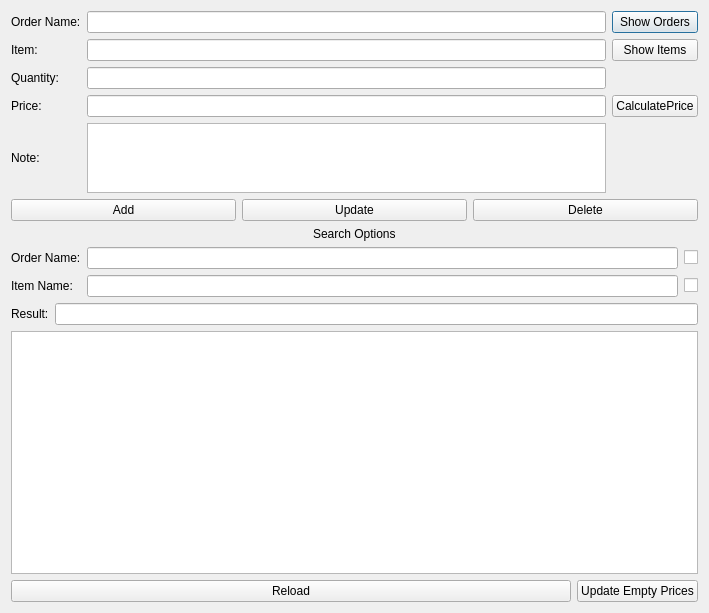
<?xml version="1.0" encoding="UTF-8"?>
<ui version="4.0">
 <class>OrderItemsDialog</class>
 <widget class="QDialog" name="OrderItemsDialog">
  <property name="geometry">
   <rect>
    <x>0</x>
    <y>0</y>
    <width>709</width>
    <height>613</height>
   </rect>
  </property>
  <property name="windowTitle">
   <string>Order Items</string>
  </property>
  <layout class="QGridLayout" name="gridLayout">
   <item row="0" column="0">
    <layout class="QVBoxLayout" name="MainLayout" stretch="1,0,4,0">
     <item>
      <layout class="QHBoxLayout" name="InputLayout">
       <item>
        <layout class="QGridLayout" name="SelectionGrid" columnstretch="0,0,0,0">
         <item row="0" column="0">
          <widget class="QLabel" name="OrderLabel">
           <property name="text">
            <string>Order Name:</string>
           </property>
          </widget>
         </item>
         <item row="0" column="3">
          <widget class="QPushButton" name="OrdersButton">
           <property name="text">
            <string>Show Orders</string>
           </property>
          </widget>
         </item>
         <item row="4" column="2">
          <widget class="QTextEdit" name="NoteText"/>
         </item>
         <item row="1" column="3">
          <widget class="QPushButton" name="ItemsButton">
           <property name="text">
            <string>Show Items</string>
           </property>
          </widget>
         </item>
         <item row="1" column="0">
          <widget class="QLabel" name="ItemLabel">
           <property name="text">
            <string>Item:</string>
           </property>
          </widget>
         </item>
         <item row="2" column="2">
          <widget class="QLineEdit" name="QuantityText"/>
         </item>
         <item row="3" column="0">
          <widget class="QLabel" name="PriceLabel">
           <property name="text">
            <string>Price:</string>
           </property>
          </widget>
         </item>
         <item row="1" column="2">
          <widget class="QLineEdit" name="ItemText"/>
         </item>
         <item row="4" column="0">
          <widget class="QLabel" name="NoteLabel">
           <property name="text">
            <string>Note:</string>
           </property>
          </widget>
         </item>
         <item row="3" column="2">
          <widget class="QLineEdit" name="PriceText"/>
         </item>
         <item row="0" column="2">
          <widget class="QLineEdit" name="OrderText"/>
         </item>
         <item row="2" column="0">
          <widget class="QLabel" name="QuantityLabel">
           <property name="text">
            <string>Quantity:</string>
           </property>
          </widget>
         </item>
         <item row="3" column="3">
          <widget class="QPushButton" name="CalculatePrice">
           <property name="text">
            <string>CalculatePrice</string>
           </property>
          </widget>
         </item>
        </layout>
       </item>
      </layout>
     </item>
     <item>
      <layout class="QVBoxLayout" name="OutputLayout">
       <item>
        <layout class="QHBoxLayout" name="ModificationLayout">
         <item>
          <widget class="QPushButton" name="AddButton">
           <property name="text">
            <string>Add</string>
           </property>
          </widget>
         </item>
         <item>
          <widget class="QPushButton" name="UpdateButton">
           <property name="text">
            <string>Update</string>
           </property>
          </widget>
         </item>
         <item>
          <widget class="QPushButton" name="DeleteButton">
           <property name="text">
            <string>Delete</string>
           </property>
          </widget>
         </item>
        </layout>
       </item>
       <item>
        <layout class="QGridLayout" name="SearchGrid">
         <item row="0" column="0" alignment="Qt::AlignHCenter">
          <widget class="QLabel" name="SearchLabel">
           <property name="text">
            <string>Search Options</string>
           </property>
          </widget>
         </item>
        </layout>
       </item>
       <item>
        <layout class="QGridLayout" name="gridLayout_2">
         <item row="0" column="0">
          <widget class="QLabel" name="OrderSearchLabel">
           <property name="text">
            <string>Order Name:</string>
           </property>
          </widget>
         </item>
         <item row="0" column="2">
          <widget class="QLineEdit" name="OrderSearchText"/>
         </item>
         <item row="1" column="0">
          <widget class="QLabel" name="ItemSearchLabel">
           <property name="text">
            <string>Item Name:</string>
           </property>
          </widget>
         </item>
         <item row="0" column="3">
          <widget class="QCheckBox" name="EnableOrder">
           <property name="text">
            <string/>
           </property>
          </widget>
         </item>
         <item row="1" column="2">
          <widget class="QLineEdit" name="ItemSearchText"/>
         </item>
         <item row="1" column="3">
          <widget class="QCheckBox" name="EnableItem">
           <property name="text">
            <string/>
           </property>
          </widget>
         </item>
        </layout>
       </item>
       <item>
        <layout class="QHBoxLayout" name="ResultLayout">
         <item>
          <widget class="QLabel" name="OutputLabel">
           <property name="text">
            <string>Result:</string>
           </property>
          </widget>
         </item>
         <item>
          <widget class="QLineEdit" name="OutputText">
           <property name="readOnly">
            <bool>true</bool>
           </property>
          </widget>
         </item>
        </layout>
       </item>
      </layout>
     </item>
     <item>
      <widget class="QTableView" name="OrderItemTable"/>
     </item>
     <item>
      <layout class="QHBoxLayout" name="BottomButtons" stretch="1,0">
       <item>
        <widget class="QPushButton" name="Reload">
         <property name="text">
          <string>Reload</string>
         </property>
        </widget>
       </item>
       <item>
        <widget class="QPushButton" name="UpdateEmptyPrices">
         <property name="text">
          <string>Update Empty Prices</string>
         </property>
        </widget>
       </item>
      </layout>
     </item>
    </layout>
   </item>
  </layout>
 </widget>
 <tabstops>
  <tabstop>OrderText</tabstop>
  <tabstop>OrdersButton</tabstop>
  <tabstop>ItemText</tabstop>
  <tabstop>ItemsButton</tabstop>
  <tabstop>QuantityText</tabstop>
  <tabstop>PriceText</tabstop>
  <tabstop>NoteText</tabstop>
  <tabstop>AddButton</tabstop>
  <tabstop>UpdateButton</tabstop>
  <tabstop>DeleteButton</tabstop>
  <tabstop>OutputText</tabstop>
  <tabstop>OrderItemTable</tabstop>
 </tabstops>
 <resources/>
 <connections/>
</ui>
